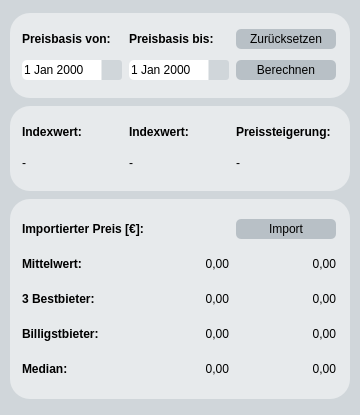
<?xml version="1.0" encoding="UTF-8"?>
<ui version="4.0">
 <class>IndexRechner</class>
 <widget class="QDialog" name="IndexRechner">
  <property name="geometry">
   <rect>
    <x>0</x>
    <y>0</y>
    <width>360</width>
    <height>415</height>
   </rect>
  </property>
  <property name="minimumSize">
   <size>
    <width>360</width>
    <height>415</height>
   </size>
  </property>
  <property name="maximumSize">
   <size>
    <width>360</width>
    <height>415</height>
   </size>
  </property>
  <property name="windowTitle">
   <string>Dialog</string>
  </property>
  <property name="styleSheet">
   <string notr="true">*{
	font-family:segoe ui;
	font-size:12px;
}
QFrame#fraMain{
	background: #d0d6da;
}

QMenuBar{
	font-size:12px;
	background: #e7eaec;
}

QMenu{
	font-size:12px;
}

QPushButton{
	font-size:12px;
	background:#b8c0c6;
	border-style: solid;
	border-radius: 5px;
}

QPushButton:hover{
	font-size:12px;
	background:#d0d6da;
	border-style: solid;
	border-radius: 5px;
}

QPushButton:pressed{
	font-size:12px;
	background:#a1abb1;
	border-style: solid;
	border-radius: 5px;
    padding-top: 1px;
    padding-left: 2px;
}

QLabel{
	font-size:12px;
}

QDateEdit{
	font-size:12px;
	border-style: solid;
	border-radius: 5px;
}

QDateEdit::drop-down {
    subcontrol-origin: padding;
    subcontrol-position: top right;
    width: 20px;
	background: #d0d6da;

    border-left-width: 1px;
    border-left-color: #e7eaec;
    border-left-style: solid; /* just a single line */
    border-top-right-radius: 3px; /* same radius as the QComboBox */
    border-bottom-right-radius: 3px;
}

QDateEdit::down-arrow {
    image: url('//firma.local/dfs/Laufwerk-Z/Daten - Intern/Kosten/09 SQL Preisdatenbank/07_Python Oberfläche/qss/down-arrow.png');
    width: 10px;
    height: 10px;
}

QDateEdit::down-arrow:on { /* shift the arrow when popup is open */
    top: 1px;
    left: 1px;
}

QDateEdit QAbstractItemView:enabled {
	color: #000000;
	background: #e7eaec;
	selection-color: #000000;
	selection-background-color: #d0d6da;
}

QDateEdit QWidget#qt_calendar_navigationbar {
	color: #000000;
	background-color: #b8c0c6;
}

/*STYLESHEET FÜR QFrame*/

QFrame#fraPreissteigerung, QFrame#fraBerechnung, QFrame#fraImport {
    border-radius: 20px;
    background: #e7eaec;
}

/*STYLESHEET FÜR QLabel*/

QLabel {
    border-radius: 0px;
    background: #e7eaec;
}

</string>
  </property>
  <layout class="QGridLayout" name="gridLayout">
   <property name="leftMargin">
    <number>0</number>
   </property>
   <property name="topMargin">
    <number>0</number>
   </property>
   <property name="rightMargin">
    <number>0</number>
   </property>
   <property name="bottomMargin">
    <number>0</number>
   </property>
   <property name="spacing">
    <number>5</number>
   </property>
   <item row="0" column="0">
    <widget class="QFrame" name="fraMain">
     <layout class="QGridLayout" name="gridLayout_5">
      <property name="leftMargin">
       <number>10</number>
      </property>
      <property name="topMargin">
       <number>10</number>
      </property>
      <property name="rightMargin">
       <number>10</number>
      </property>
      <property name="bottomMargin">
       <number>10</number>
      </property>
      <property name="spacing">
       <number>5</number>
      </property>
      <item row="2" column="0" colspan="2">
       <widget class="QFrame" name="fraBerechnung">
        <property name="minimumSize">
         <size>
          <width>340</width>
          <height>85</height>
         </size>
        </property>
        <property name="maximumSize">
         <size>
          <width>500</width>
          <height>85</height>
         </size>
        </property>
        <property name="frameShape">
         <enum>QFrame::StyledPanel</enum>
        </property>
        <property name="frameShadow">
         <enum>QFrame::Raised</enum>
        </property>
        <layout class="QGridLayout" name="gridLayout_3">
         <property name="leftMargin">
          <number>10</number>
         </property>
         <property name="topMargin">
          <number>10</number>
         </property>
         <property name="rightMargin">
          <number>10</number>
         </property>
         <property name="bottomMargin">
          <number>10</number>
         </property>
         <property name="spacing">
          <number>5</number>
         </property>
         <item row="0" column="0">
          <widget class="QLabel" name="lblLabel5_2">
           <property name="minimumSize">
            <size>
             <width>100</width>
             <height>20</height>
            </size>
           </property>
           <property name="maximumSize">
            <size>
             <width>100</width>
             <height>20</height>
            </size>
           </property>
           <property name="font">
            <font>
             <family>segoe ui</family>
             <pointsize>-1</pointsize>
             <weight>75</weight>
             <bold>true</bold>
            </font>
           </property>
           <property name="text">
            <string>Indexwert:</string>
           </property>
          </widget>
         </item>
         <item row="0" column="1">
          <widget class="QLabel" name="lblLabel6_2">
           <property name="minimumSize">
            <size>
             <width>100</width>
             <height>20</height>
            </size>
           </property>
           <property name="maximumSize">
            <size>
             <width>100</width>
             <height>20</height>
            </size>
           </property>
           <property name="font">
            <font>
             <family>segoe ui</family>
             <pointsize>-1</pointsize>
             <weight>75</weight>
             <bold>true</bold>
            </font>
           </property>
           <property name="text">
            <string>Indexwert:</string>
           </property>
          </widget>
         </item>
         <item row="0" column="2">
          <widget class="QLabel" name="lblLabel6_4">
           <property name="minimumSize">
            <size>
             <width>100</width>
             <height>20</height>
            </size>
           </property>
           <property name="maximumSize">
            <size>
             <width>100</width>
             <height>20</height>
            </size>
           </property>
           <property name="font">
            <font>
             <family>segoe ui</family>
             <pointsize>-1</pointsize>
             <weight>75</weight>
             <bold>true</bold>
            </font>
           </property>
           <property name="text">
            <string>Preissteigerung:</string>
           </property>
          </widget>
         </item>
         <item row="1" column="0">
          <widget class="QLabel" name="lblIndexVon">
           <property name="minimumSize">
            <size>
             <width>100</width>
             <height>20</height>
            </size>
           </property>
           <property name="maximumSize">
            <size>
             <width>100</width>
             <height>20</height>
            </size>
           </property>
           <property name="font">
            <font>
             <family>segoe ui</family>
             <pointsize>-1</pointsize>
             <weight>50</weight>
             <bold>false</bold>
            </font>
           </property>
           <property name="text">
            <string>-</string>
           </property>
          </widget>
         </item>
         <item row="1" column="1">
          <widget class="QLabel" name="lblIndexBis">
           <property name="minimumSize">
            <size>
             <width>100</width>
             <height>20</height>
            </size>
           </property>
           <property name="maximumSize">
            <size>
             <width>100</width>
             <height>20</height>
            </size>
           </property>
           <property name="font">
            <font>
             <family>segoe ui</family>
             <pointsize>-1</pointsize>
             <weight>50</weight>
             <bold>false</bold>
            </font>
           </property>
           <property name="text">
            <string>-</string>
           </property>
          </widget>
         </item>
         <item row="1" column="2">
          <widget class="QLabel" name="lblPreissteigerung">
           <property name="minimumSize">
            <size>
             <width>100</width>
             <height>20</height>
            </size>
           </property>
           <property name="maximumSize">
            <size>
             <width>100</width>
             <height>20</height>
            </size>
           </property>
           <property name="font">
            <font>
             <family>segoe ui</family>
             <pointsize>-1</pointsize>
             <weight>50</weight>
             <bold>false</bold>
            </font>
           </property>
           <property name="text">
            <string>-</string>
           </property>
          </widget>
         </item>
        </layout>
       </widget>
      </item>
      <item row="1" column="0" colspan="2">
       <widget class="QFrame" name="fraPreissteigerung">
        <property name="minimumSize">
         <size>
          <width>340</width>
          <height>85</height>
         </size>
        </property>
        <property name="maximumSize">
         <size>
          <width>500</width>
          <height>85</height>
         </size>
        </property>
        <property name="frameShape">
         <enum>QFrame::StyledPanel</enum>
        </property>
        <property name="frameShadow">
         <enum>QFrame::Raised</enum>
        </property>
        <layout class="QGridLayout" name="gridLayout_2">
         <property name="leftMargin">
          <number>10</number>
         </property>
         <property name="topMargin">
          <number>10</number>
         </property>
         <property name="rightMargin">
          <number>10</number>
         </property>
         <property name="bottomMargin">
          <number>10</number>
         </property>
         <property name="spacing">
          <number>5</number>
         </property>
         <item row="1" column="1">
          <widget class="QDateEdit" name="datIndexBis">
           <property name="minimumSize">
            <size>
             <width>100</width>
             <height>20</height>
            </size>
           </property>
           <property name="maximumSize">
            <size>
             <width>100</width>
             <height>20</height>
            </size>
           </property>
           <property name="font">
            <font>
             <family>segoe ui</family>
             <pointsize>-1</pointsize>
            </font>
           </property>
           <property name="calendarPopup">
            <bool>true</bool>
           </property>
          </widget>
         </item>
         <item row="0" column="1">
          <widget class="QLabel" name="lblLabel6">
           <property name="minimumSize">
            <size>
             <width>100</width>
             <height>20</height>
            </size>
           </property>
           <property name="maximumSize">
            <size>
             <width>100</width>
             <height>20</height>
            </size>
           </property>
           <property name="font">
            <font>
             <family>segoe ui</family>
             <pointsize>-1</pointsize>
             <weight>75</weight>
             <bold>true</bold>
            </font>
           </property>
           <property name="text">
            <string>Preisbasis bis:</string>
           </property>
          </widget>
         </item>
         <item row="0" column="2">
          <widget class="QPushButton" name="cmdRefresh">
           <property name="minimumSize">
            <size>
             <width>100</width>
             <height>20</height>
            </size>
           </property>
           <property name="maximumSize">
            <size>
             <width>100</width>
             <height>20</height>
            </size>
           </property>
           <property name="font">
            <font>
             <family>segoe ui</family>
             <pointsize>-1</pointsize>
            </font>
           </property>
           <property name="text">
            <string>Zurücksetzen</string>
           </property>
           <property name="iconSize">
            <size>
             <width>16</width>
             <height>16</height>
            </size>
           </property>
          </widget>
         </item>
         <item row="0" column="0">
          <widget class="QLabel" name="lblLabel5">
           <property name="minimumSize">
            <size>
             <width>100</width>
             <height>20</height>
            </size>
           </property>
           <property name="maximumSize">
            <size>
             <width>100</width>
             <height>20</height>
            </size>
           </property>
           <property name="font">
            <font>
             <family>segoe ui</family>
             <pointsize>-1</pointsize>
             <weight>75</weight>
             <bold>true</bold>
            </font>
           </property>
           <property name="text">
            <string>Preisbasis von:</string>
           </property>
          </widget>
         </item>
         <item row="1" column="0">
          <widget class="QDateEdit" name="datIndexVon">
           <property name="minimumSize">
            <size>
             <width>100</width>
             <height>20</height>
            </size>
           </property>
           <property name="maximumSize">
            <size>
             <width>100</width>
             <height>20</height>
            </size>
           </property>
           <property name="font">
            <font>
             <family>segoe ui</family>
             <pointsize>-1</pointsize>
            </font>
           </property>
           <property name="currentSection">
            <enum>QDateTimeEdit::DaySection</enum>
           </property>
           <property name="calendarPopup">
            <bool>true</bool>
           </property>
          </widget>
         </item>
         <item row="1" column="2">
          <widget class="QPushButton" name="cmdCalc">
           <property name="minimumSize">
            <size>
             <width>100</width>
             <height>20</height>
            </size>
           </property>
           <property name="maximumSize">
            <size>
             <width>100</width>
             <height>20</height>
            </size>
           </property>
           <property name="font">
            <font>
             <family>segoe ui</family>
             <pointsize>-1</pointsize>
            </font>
           </property>
           <property name="text">
            <string>Berechnen</string>
           </property>
           <property name="iconSize">
            <size>
             <width>16</width>
             <height>16</height>
            </size>
           </property>
          </widget>
         </item>
        </layout>
       </widget>
      </item>
      <item row="3" column="0" colspan="2">
       <widget class="QFrame" name="fraImport">
        <property name="minimumSize">
         <size>
          <width>340</width>
          <height>200</height>
         </size>
        </property>
        <property name="maximumSize">
         <size>
          <width>340</width>
          <height>200</height>
         </size>
        </property>
        <property name="frameShape">
         <enum>QFrame::StyledPanel</enum>
        </property>
        <property name="frameShadow">
         <enum>QFrame::Raised</enum>
        </property>
        <layout class="QGridLayout" name="gridLayout_4">
         <property name="leftMargin">
          <number>10</number>
         </property>
         <property name="topMargin">
          <number>10</number>
         </property>
         <property name="rightMargin">
          <number>10</number>
         </property>
         <property name="bottomMargin">
          <number>10</number>
         </property>
         <property name="spacing">
          <number>5</number>
         </property>
         <item row="3" column="2">
          <widget class="QLabel" name="lblBilligstVAL">
           <property name="minimumSize">
            <size>
             <width>100</width>
             <height>20</height>
            </size>
           </property>
           <property name="maximumSize">
            <size>
             <width>100</width>
             <height>20</height>
            </size>
           </property>
           <property name="font">
            <font>
             <family>segoe ui</family>
             <pointsize>-1</pointsize>
             <weight>50</weight>
             <bold>false</bold>
            </font>
           </property>
           <property name="text">
            <string>0,00</string>
           </property>
           <property name="alignment">
            <set>Qt::AlignRight|Qt::AlignTrailing|Qt::AlignVCenter</set>
           </property>
          </widget>
         </item>
         <item row="3" column="1">
          <widget class="QLabel" name="lblBilligst">
           <property name="minimumSize">
            <size>
             <width>100</width>
             <height>20</height>
            </size>
           </property>
           <property name="maximumSize">
            <size>
             <width>100</width>
             <height>20</height>
            </size>
           </property>
           <property name="font">
            <font>
             <family>segoe ui</family>
             <pointsize>-1</pointsize>
             <weight>50</weight>
             <bold>false</bold>
            </font>
           </property>
           <property name="text">
            <string>0,00</string>
           </property>
           <property name="alignment">
            <set>Qt::AlignRight|Qt::AlignTrailing|Qt::AlignVCenter</set>
           </property>
          </widget>
         </item>
         <item row="1" column="1">
          <widget class="QLabel" name="lblMittelwert">
           <property name="minimumSize">
            <size>
             <width>100</width>
             <height>20</height>
            </size>
           </property>
           <property name="maximumSize">
            <size>
             <width>100</width>
             <height>20</height>
            </size>
           </property>
           <property name="font">
            <font>
             <family>segoe ui</family>
             <pointsize>-1</pointsize>
             <weight>50</weight>
             <bold>false</bold>
            </font>
           </property>
           <property name="text">
            <string>0,00</string>
           </property>
           <property name="alignment">
            <set>Qt::AlignRight|Qt::AlignTrailing|Qt::AlignVCenter</set>
           </property>
          </widget>
         </item>
         <item row="4" column="1">
          <widget class="QLabel" name="lblMedian">
           <property name="minimumSize">
            <size>
             <width>100</width>
             <height>20</height>
            </size>
           </property>
           <property name="maximumSize">
            <size>
             <width>100</width>
             <height>20</height>
            </size>
           </property>
           <property name="font">
            <font>
             <family>segoe ui</family>
             <pointsize>-1</pointsize>
             <weight>50</weight>
             <bold>false</bold>
            </font>
           </property>
           <property name="text">
            <string>0,00</string>
           </property>
           <property name="alignment">
            <set>Qt::AlignRight|Qt::AlignTrailing|Qt::AlignVCenter</set>
           </property>
          </widget>
         </item>
         <item row="0" column="2">
          <widget class="QPushButton" name="cmdImport">
           <property name="minimumSize">
            <size>
             <width>100</width>
             <height>20</height>
            </size>
           </property>
           <property name="maximumSize">
            <size>
             <width>100</width>
             <height>20</height>
            </size>
           </property>
           <property name="font">
            <font>
             <family>segoe ui</family>
             <pointsize>-1</pointsize>
            </font>
           </property>
           <property name="text">
            <string>Import</string>
           </property>
           <property name="iconSize">
            <size>
             <width>16</width>
             <height>16</height>
            </size>
           </property>
          </widget>
         </item>
         <item row="4" column="0">
          <widget class="QLabel" name="lblLabel5_7">
           <property name="minimumSize">
            <size>
             <width>100</width>
             <height>20</height>
            </size>
           </property>
           <property name="maximumSize">
            <size>
             <width>100</width>
             <height>20</height>
            </size>
           </property>
           <property name="font">
            <font>
             <family>segoe ui</family>
             <pointsize>-1</pointsize>
             <weight>75</weight>
             <bold>true</bold>
            </font>
           </property>
           <property name="text">
            <string>Median:</string>
           </property>
          </widget>
         </item>
         <item row="2" column="2">
          <widget class="QLabel" name="lbl3BestVAL">
           <property name="minimumSize">
            <size>
             <width>100</width>
             <height>20</height>
            </size>
           </property>
           <property name="maximumSize">
            <size>
             <width>100</width>
             <height>20</height>
            </size>
           </property>
           <property name="font">
            <font>
             <family>segoe ui</family>
             <pointsize>-1</pointsize>
             <weight>50</weight>
             <bold>false</bold>
            </font>
           </property>
           <property name="text">
            <string>0,00</string>
           </property>
           <property name="alignment">
            <set>Qt::AlignRight|Qt::AlignTrailing|Qt::AlignVCenter</set>
           </property>
          </widget>
         </item>
         <item row="3" column="0">
          <widget class="QLabel" name="lblLabel5_6">
           <property name="minimumSize">
            <size>
             <width>100</width>
             <height>20</height>
            </size>
           </property>
           <property name="maximumSize">
            <size>
             <width>100</width>
             <height>20</height>
            </size>
           </property>
           <property name="font">
            <font>
             <family>segoe ui</family>
             <pointsize>-1</pointsize>
             <weight>75</weight>
             <bold>true</bold>
            </font>
           </property>
           <property name="text">
            <string>Billigstbieter:</string>
           </property>
          </widget>
         </item>
         <item row="0" column="0" colspan="2">
          <widget class="QLabel" name="lblLabel5_3">
           <property name="minimumSize">
            <size>
             <width>200</width>
             <height>20</height>
            </size>
           </property>
           <property name="maximumSize">
            <size>
             <width>200</width>
             <height>20</height>
            </size>
           </property>
           <property name="font">
            <font>
             <family>segoe ui</family>
             <pointsize>-1</pointsize>
             <weight>75</weight>
             <bold>true</bold>
            </font>
           </property>
           <property name="text">
            <string>Importierter Preis [€]:</string>
           </property>
          </widget>
         </item>
         <item row="2" column="1">
          <widget class="QLabel" name="lbl3Best">
           <property name="minimumSize">
            <size>
             <width>100</width>
             <height>20</height>
            </size>
           </property>
           <property name="maximumSize">
            <size>
             <width>100</width>
             <height>20</height>
            </size>
           </property>
           <property name="font">
            <font>
             <family>segoe ui</family>
             <pointsize>-1</pointsize>
             <weight>50</weight>
             <bold>false</bold>
            </font>
           </property>
           <property name="text">
            <string>0,00</string>
           </property>
           <property name="alignment">
            <set>Qt::AlignRight|Qt::AlignTrailing|Qt::AlignVCenter</set>
           </property>
          </widget>
         </item>
         <item row="1" column="0">
          <widget class="QLabel" name="lblLabel5_4">
           <property name="minimumSize">
            <size>
             <width>100</width>
             <height>20</height>
            </size>
           </property>
           <property name="maximumSize">
            <size>
             <width>100</width>
             <height>20</height>
            </size>
           </property>
           <property name="font">
            <font>
             <family>segoe ui</family>
             <pointsize>-1</pointsize>
             <weight>75</weight>
             <bold>true</bold>
            </font>
           </property>
           <property name="text">
            <string>Mittelwert:</string>
           </property>
          </widget>
         </item>
         <item row="1" column="2">
          <widget class="QLabel" name="lblMittelwertVAL">
           <property name="minimumSize">
            <size>
             <width>100</width>
             <height>20</height>
            </size>
           </property>
           <property name="maximumSize">
            <size>
             <width>100</width>
             <height>20</height>
            </size>
           </property>
           <property name="font">
            <font>
             <family>segoe ui</family>
             <pointsize>-1</pointsize>
             <weight>50</weight>
             <bold>false</bold>
            </font>
           </property>
           <property name="text">
            <string>0,00</string>
           </property>
           <property name="alignment">
            <set>Qt::AlignRight|Qt::AlignTrailing|Qt::AlignVCenter</set>
           </property>
          </widget>
         </item>
         <item row="2" column="0">
          <widget class="QLabel" name="lblLabel5_5">
           <property name="minimumSize">
            <size>
             <width>100</width>
             <height>20</height>
            </size>
           </property>
           <property name="maximumSize">
            <size>
             <width>100</width>
             <height>20</height>
            </size>
           </property>
           <property name="font">
            <font>
             <family>segoe ui</family>
             <pointsize>-1</pointsize>
             <weight>75</weight>
             <bold>true</bold>
            </font>
           </property>
           <property name="text">
            <string>3 Bestbieter:</string>
           </property>
          </widget>
         </item>
         <item row="4" column="2">
          <widget class="QLabel" name="lblMedianVAL">
           <property name="minimumSize">
            <size>
             <width>100</width>
             <height>20</height>
            </size>
           </property>
           <property name="maximumSize">
            <size>
             <width>100</width>
             <height>20</height>
            </size>
           </property>
           <property name="font">
            <font>
             <family>segoe ui</family>
             <pointsize>-1</pointsize>
             <weight>50</weight>
             <bold>false</bold>
            </font>
           </property>
           <property name="text">
            <string>0,00</string>
           </property>
           <property name="alignment">
            <set>Qt::AlignRight|Qt::AlignTrailing|Qt::AlignVCenter</set>
           </property>
          </widget>
         </item>
        </layout>
       </widget>
      </item>
     </layout>
    </widget>
   </item>
  </layout>
 </widget>
 <resources/>
 <connections/>
</ui>
